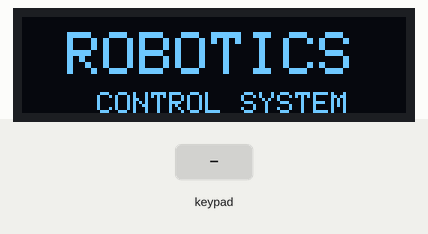
This program was run on a simulated ESP32. Parts: 128×32 one-colour display. The inputs (shaded band) are chosen by the test bench. Nothing arrives over Bluetooth unless stated; what the program prints to the serial monitor is not drawn.

Above: at 1.1 s.
At 12.1 s:
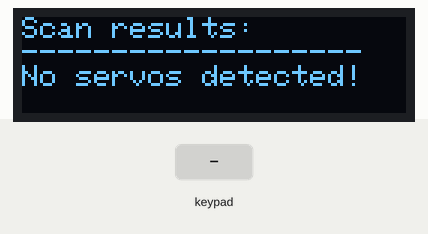
12.2 s: key 'X' pressed
13.7 s: key 'O' pressed
15.6 s: key 'T' pressed
Timing chart, 0 to 18.6 s (numbered marks = the images above; inputs shaded):
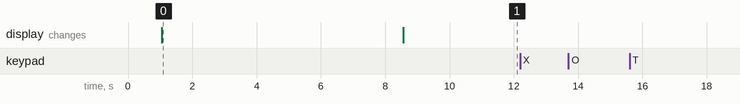

Measured:
- after the input at 12.2 s, every drawn part: stays the same
- after the input at 13.7 s, every drawn part: stays the same
- after the input at 15.6 s, every drawn part: stays the same
- what the display in image 0 shows lasts 7.6 s, from 1.0 s to 8.6 s

The program:

main.cpp
```cpp
// The Bluetooth MAC address of the ESP32 must be uploaded
// to the PS4 controller using the Sixaxis pairing tool.
// A0:DD:6C:85:54:9E

#include <Arduino.h>
#include <math.h>
#include <SCServo.h>
#include <PS4Controller.h>
#include "board.h"

SMS_STS st;

#define S_RXD 18
#define S_TXD 19

#define S_SCL 22
#define S_SDA 21

#define RGB_LED   23
#define NUMPIXELS 10

const float L1 = 120.0;
const float L2 = 120.0;
const float L3 = 110.0;
const float DELTA_THETA = 0.0174533;

const int SERVO_LIMITS[5][2] = {
    {0, 0},
    {1024, 3072},
    {0, 2048},
    {400, 3700},
    {600, 3500}
};

struct JointAngles {
    float theta1;
    float theta2;
    float theta3;
    float theta4;
};

struct Point3D {
    float x;
    float y;
    float z;
};

enum OrientationMode {
    ORIENTATION_DOWN,
    ORIENTATION_FLAT
};

// Definicje przycisków PS4
#define PS4_TRIANGLE PS4_BUTTON_TRIANGLE
#define PS4_CIRCLE PS4_BUTTON_CIRCLE
#define PS4_CROSS PS4_BUTTON_CROSS

// Zmienne globalne
String method = "wrist";
OrientationMode orientation_mode = ORIENTATION_DOWN;
Point3D current_position = {150.0, 0.0, 100.0};
const int MOVE_STEP_SMALL = 2;
const int MOVE_STEP_LARGE = 5;
int move_step = MOVE_STEP_SMALL;

String check_servo_angles(int servo_angles[4]) {
    String errors = "";

    for (int i = 0; i < 4; i++) {
        int servo_id = i + 1;
        int target = servo_angles[i];
        int min_angle = SERVO_LIMITS[servo_id][0];
        int max_angle = SERVO_LIMITS[servo_id][1];

        if (target < min_angle || target > max_angle) {
            errors += "Kąt serwa " + String(servo_id) +
                     " poza zakresem (" + String(min_angle) +
                     "-" + String(max_angle) + "): " +
                     String(target) + ", ";
        }
    }

    if (errors.length() > 0) {
        errors.remove(errors.length() - 2);
    }

    return errors;
}

int rad_to_servo(float rad) {
    const int center = 2048;
    const float scale = 2048.0f / M_PI;
    return 4095 - (int)round(rad * scale + center);
}

JointAngles solve_ik_full(float x_target, float y_target, float z_target) {
    float r_target = sqrt(x_target * x_target + y_target * y_target);
    float px = r_target;
    float py = z_target;

    float d = sqrt(px * px + py * py);
    if (d > (L1 + L2 + L3)) {
        JointAngles error_angles = {NAN, NAN, NAN, NAN};
        return error_angles;
    }

    float theta1 = atan2(y_target, x_target);

    float min_cost = INFINITY;
    JointAngles best_angles;
    bool solution_found = false;

    for (float theta4_c = -M_PI; theta4_c < M_PI; theta4_c += DELTA_THETA) {
        float wrist_r = r_target - L3 * cos(theta4_c);
        float wrist_z = z_target - L3 * sin(theta4_c);

        float D = sqrt(wrist_r * wrist_r + wrist_z * wrist_z);
        if (D > (L1 + L2) || D < abs(L1 - L2)) {
            continue;
        }

        float cos_theta3 = (wrist_r * wrist_r + wrist_z * wrist_z - L1 * L1 - L2 * L2) / (2 * L1 * L2);
        if (cos_theta3 < -1.0 || cos_theta3 > 1.0) {
            continue;
        }

        float theta3 = -acos(cos_theta3);
        float k1 = L1 + L2 * cos(theta3);
        float k2 = L2 * sin(theta3);
        float theta2 = atan2(wrist_z, wrist_r) - atan2(k2, k1);
        float theta4 = theta4_c - (theta2 + theta3);

        float cost = theta3 * theta3 + theta4 * theta4;

        if (cost < min_cost) {
            min_cost = cost;
            best_angles = {theta1, theta2, theta3, theta4};
            solution_found = true;
        }
    }

    if (!solution_found) {
        JointAngles error_angles = {NAN, NAN, NAN, NAN};
        return error_angles;
    }

    return best_angles;
}

JointAngles solve_ik_wrist(float x_target, float y_target, float z_target, OrientationMode orientation_mode) {
    float r_target = sqrt(x_target * x_target + y_target * y_target);
    float px = r_target;
    float py = z_target;

    float d = sqrt(px * px + py * py);
    if (d > (L1 + L2)) {
        JointAngles error_angles = {NAN, NAN, NAN, NAN};
        return error_angles;
    }

    float theta1 = atan2(y_target, x_target);

    float cos_theta3 = (r_target * r_target + z_target * z_target - L1 * L1 - L2 * L2) / (2 * L1 * L2);

    if (cos_theta3 < -1.0 || cos_theta3 > 1.0) {
        JointAngles error_angles = {NAN, NAN, NAN, NAN};
        return error_angles;
    }

    float theta3 = -acos(cos_theta3);

    float k1 = L1 + L2 * cos(theta3);
    float k2 = L2 * sin(theta3);
    float theta2 = atan2(z_target, r_target) - atan2(k2, k1);

    float theta4;
    if (orientation_mode == ORIENTATION_DOWN) {
        theta4 = -M_PI/2.0 - (theta2 + theta3);
    } else {
        theta4 = 0 - (theta2 + theta3);
    }

    JointAngles angles = {theta1, theta2, theta3, theta4};
    return angles;
}

Point3D find_wrist_point(float theta1, float theta2, float theta3, float theta4) {
    Point3D wrist_point;

    wrist_point.x = L1 * cos(theta2) * cos(theta1) + L2 * cos(theta2 + theta3) * cos(theta1);
    wrist_point.y = L1 * cos(theta2) * sin(theta1) + L2 * cos(theta2 + theta3) * sin(theta1);
    wrist_point.z = L1 * sin(theta2) + L2 * sin(theta2 + theta3);

    return wrist_point;
}

void moveServosSyncEx(uint8_t ids[4], int targetPos[4], u16 baseSpeed, u16 accValue) {
    s16 currentPos[4];
    u16 speed[4];
    s16 position[4];
    u8 acc[4];

    int delta[4];
    int maxDelta = 0;

    for (int i = 0; i < 4; i++) {
        currentPos[i] = st.ReadPos(ids[i]);
        delta[i] = abs(targetPos[i] - currentPos[i]);
        if (delta[i] > maxDelta) maxDelta = delta[i];
        acc[i] = (u8)accValue;
    }

    for (int i = 0; i < 4; i++) {
        if (delta[i] == 0) {
            speed[i] = 0;
        } else {
            speed[i] = (u16)((float)delta[i] / maxDelta * baseSpeed);
            if (speed[i] < 1) speed[i] = 1;
        }
        position[i] = targetPos[i];
    }

    st.SyncWritePosEx(ids, 4, position, speed, acc);
}

void move_to_point(float x, float y, float z, const String& method = "wrist", OrientationMode orientation_mode = ORIENTATION_DOWN, u16 max_speed = 1000) {
    JointAngles angles;

    if (method == "full") {
        angles = solve_ik_full(x, y, z);
    } else {
        angles = solve_ik_wrist(x, y, z, orientation_mode);
    }

    if (isnan(angles.theta1)) {
        Serial.println("Błąd: Nie można znaleźć rozwiązania IK dla podanych współrzędnych");
        return;
    }

    int servo_angles[4];
    servo_angles[0] = rad_to_servo(angles.theta1);
    servo_angles[1] = rad_to_servo(angles.theta2);
    servo_angles[2] = rad_to_servo(angles.theta3);
    servo_angles[3] = rad_to_servo(angles.theta4);

    uint8_t ids[4] = {1, 2, 3, 4};

    String errors = check_servo_angles(servo_angles);
    if (errors.length() > 0) {
        Serial.print("Błędy: ");
        Serial.println(errors);
        return;
    }

    moveServosSyncEx(ids, servo_angles, max_speed, 50);
}

Point3D process_PS4_input(Point3D current_pos) {
    Point3D new_pos = current_pos;

    int ly = PS4.data.analog.stick.ly; // -128 (GÓRA) do 127 (DÓŁ)
    int lx = PS4.data.analog.stick.lx; // -128 (LEWO) do 127 (PRAWO)
    int ry = PS4.data.analog.stick.ry;

    // Ruch w osi X (lewy analog góra/dół)
    if (abs(ly) > 50) { // Dead zone
        new_pos.x += (-ly / 127.0) * move_step;
    }

    // Ruch w osi Y (lewy analog lewo/prawo)
    if (abs(lx) > 50) {
        new_pos.y += (-lx / 127.0) * move_step;
    }

    // Ruch w osi Z (prawy analog góra/dół) pozostaje bez zmian
    if (abs(ry) > 50) {
        new_pos.z += (-ry / 127.0) * move_step;
    }

    return new_pos;
}

void onConnect() {
    Serial.println("PS4 controller connected");
}

void onDisconnect() {
    Serial.println("PS4 controller disconnected");
}

void setup() {
    Serial.begin(115200);
    Serial1.begin(1000000, SERIAL_8N1, S_RXD, S_TXD);
    st.pSerial = &Serial1;

    PS4.attachOnConnect(onConnect);
    PS4.attachOnDisconnect(onDisconnect);
    PS4.begin();
    delay(1000);

    InitScreen();
    delay(5000);

    scanServos();
    Serial.println("Inicjalizacja zakończona");

    move_to_point(current_position.x, current_position.y, current_position.z,
                 method.c_str(), orientation_mode, 500);
}

void loop() {
    if (!PS4.isConnected()) {
        delay(1000);
        return;
    }

    static unsigned long lastPrintTime = 0;
    static int lastTriangleState = 0;
    static int lastCircleState = 0;
    static int lastCrossState = 0;

    int triangle = PS4.data.button.triangle;
    int circle = PS4.data.button.circle;
    int cross = PS4.data.button.cross;

    if (triangle && !lastTriangleState) {
        orientation_mode = ORIENTATION_DOWN;
        move_to_point(current_position.x, current_position.y, current_position.z,
                     method.c_str(), orientation_mode);
        Serial.println("Orientacja: w dół");
    }

    if (circle && !lastCircleState) {
        orientation_mode = ORIENTATION_FLAT;
        move_to_point(current_position.x, current_position.y, current_position.z,
                     method.c_str(), orientation_mode);
        Serial.println("Orientacja: pozioma");
    }

    if (cross && !lastCrossState) {
        method = (method == "full") ? "wrist" : "full";
        move_step = (method == "wrist") ? MOVE_STEP_SMALL : MOVE_STEP_LARGE;

        if (method == "wrist") {
            JointAngles angles = solve_ik_full(current_position.x, current_position.y, current_position.z);
            Point3D wrist_point = find_wrist_point(angles.theta1, angles.theta2, angles.theta3, angles.theta4);
            move_to_point(wrist_point.x, wrist_point.y, wrist_point.z, "wrist");
            current_position = wrist_point;
        }
        Serial.print("Zmieniono tryb na: ");
        Serial.print(method);
        Serial.print(", krok: ");
        Serial.println(move_step);
    }

    lastTriangleState = triangle;
    lastCircleState = circle;
    lastCrossState = cross;

    Point3D new_position = process_PS4_input(current_position);

    if (new_position.x != current_position.x ||
        new_position.y != current_position.y ||
        new_position.z != current_position.z) {

        move_to_point(new_position.x, new_position.y, new_position.z,
                     method.c_str(), orientation_mode);

        current_position = new_position;

        if (millis() - lastPrintTime > 500) {
            Serial.print("Position: (");
            Serial.print(current_position.x);
            Serial.print(", ");
            Serial.print(current_position.y);
            Serial.print(", ");
            Serial.print(current_position.z);
            Serial.print("), Method: ");
            Serial.print(method);
            Serial.print(", Orientation: ");
            Serial.print((orientation_mode == ORIENTATION_DOWN) ? "down" : "flat");
            Serial.print(", Step: ");
            Serial.println(move_step);

            lastPrintTime = millis();
        }
    }

    delay(10);
}
```

board.h
```cpp
#include <Wire.h>
#include <Adafruit_SSD1306.h>
#include <SMS_STS.h>

TaskHandle_t ScreenUpdateHandle;
TaskHandle_t ClientCmdHandle;

// Konfiguracja UART dla serw
#define S_RXD 18
#define S_TXD 19

// Konfiguracja wyświetlacza
#define SCREEN_WIDTH 128
#define SCREEN_HEIGHT 32
#define OLED_RESET -1
#define SCREEN_ADDRESS 0x3C
Adafruit_SSD1306 display(SCREEN_WIDTH, SCREEN_HEIGHT, &Wire, OLED_RESET);

// Zmienne globalne
const int MAX_SERVOS = 10;
bool servosFound[MAX_SERVOS] = {false};
int foundCount = 0;
bool scanComplete = false;

extern SMS_STS st;

void InitScreen() {
  if(!display.begin(SSD1306_SWITCHCAPVCC, SCREEN_ADDRESS)) {
    Serial.println(F("SSD1306 allocation failed"));
  }
  display.clearDisplay();
  display.setTextSize(2);
  display.setTextColor(SSD1306_WHITE);
  display.setCursor(15, 5);
  display.println("ROBOTICS");

  display.setTextSize(1);
  display.setCursor(25, 25);
  display.println("CONTROL SYSTEM");
  display.drawLine(0, 35, 128, 35, SSD1306_WHITE);

  display.display();
  delay(1000);
}

void displayResultsScreen() {
  display.clearDisplay();
  display.setTextSize(1);
  display.setTextColor(SSD1306_WHITE);
  display.setCursor(0, 0);
  display.println("Scan results:");
  display.println("-------------------");

  if (foundCount == 0) {
    display.setCursor(0, 16);
    display.println("No servos detected!");
  } else {
    display.setCursor(0, 16);
    display.print("Servos: ");
    for (int i = 0; i < MAX_SERVOS; i++) {
      if (servosFound[i]) {
        display.print(i);
        display.print(" ");
      }
    }
  }
  display.display();
}

void scanServos() {
  for (int id = 1; id <= MAX_SERVOS; id++) {
    int result = st.Ping(id);
    if (result != -1) {
      servosFound[id-1] = true;
      foundCount++;
    } else {
      servosFound[id-1] = false;
    }
    delay(50);
  }
  scanComplete = true;
  displayResultsScreen();
  delay(2000);
}
```
